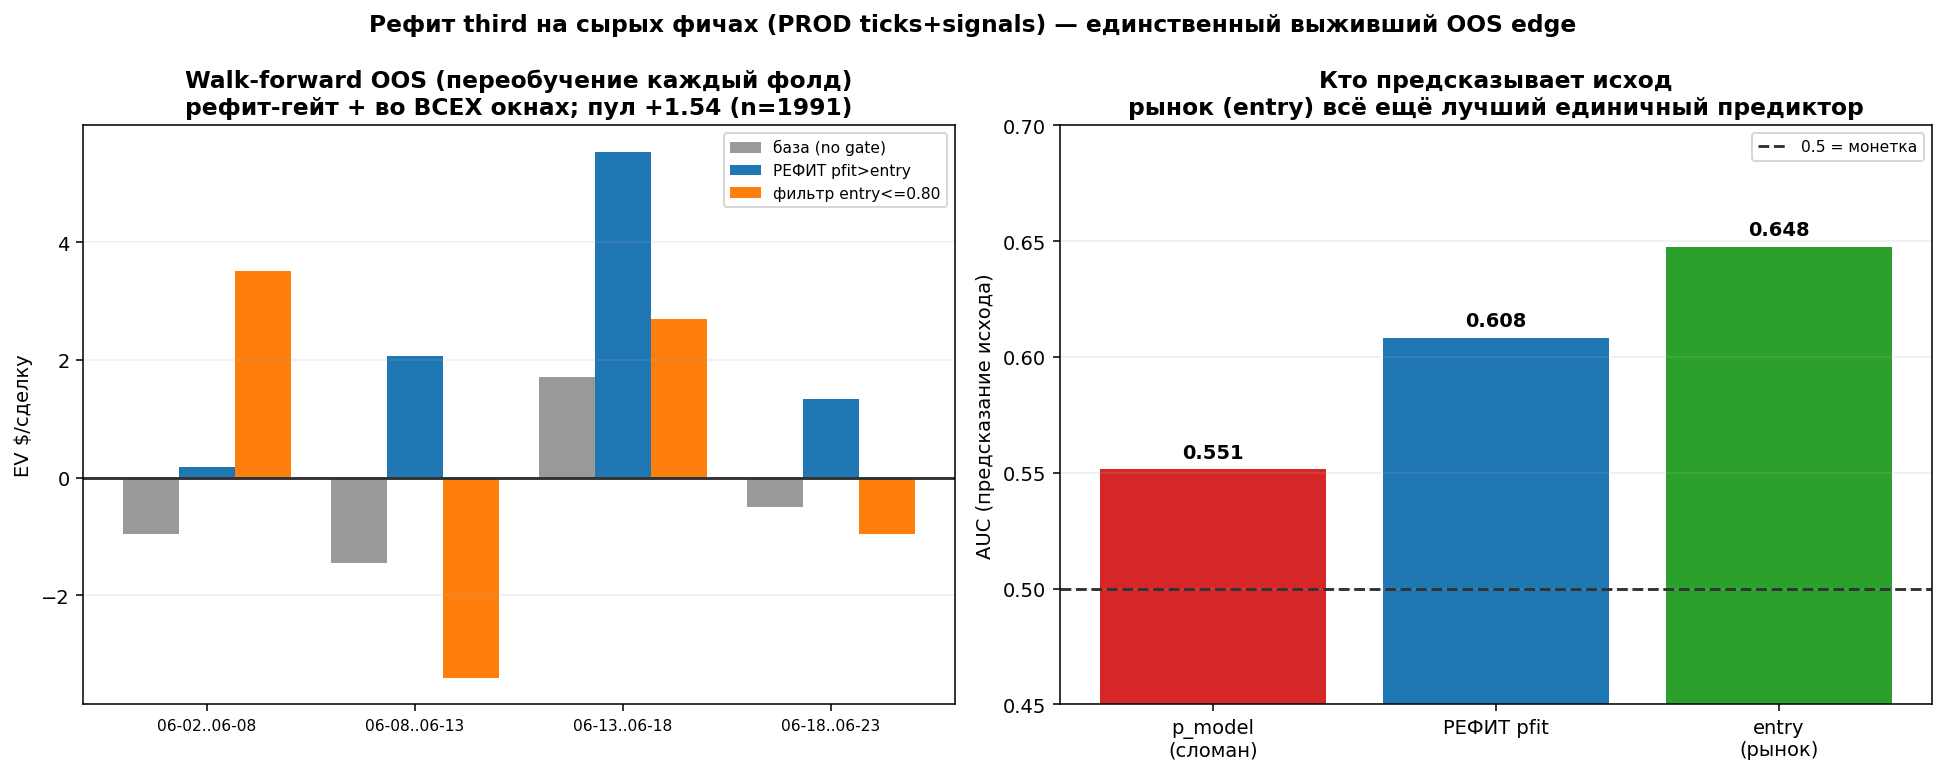

Generate this figure with Python:
"""Refit the third signal on the RAW feature log (PROD ticks+signals), not the paper table.
The decayed formula p_model is broken (AUC~0.53). We refit P(win) on the raw features the
formula needs (|delta|, sigma, delta_from_open, tau, + OFI/snr) and gate on my_P > market_entry.

Data: third_refit.csv = s_third resolved trades joined to ticks.sigma + signals.{snr,ofi,btc}
(2026-05-25..06-22, the decay window; ~4300 fully-featured trades).

Walk-forward: expanding train, retrain each fold, test next ~5-day block. Honest OOS only.
"""
import csv, datetime as dt, os
import numpy as np
from sklearn.linear_model import LogisticRegression
from sklearn.metrics import roc_auc_score

D = os.path.dirname(os.path.abspath(__file__))
FEATS = ['absd', 'delta', 'dfo', 'sigma', 'tau', 'snr', 'ofi1', 'ofi5']

def fnum(x):
    try: return float(x)
    except: return None

def load():
    R = []
    for r in csv.DictReader(open(f"{D}/third_refit.csv", encoding="utf-8")):
        d = {k: fnum(r[k]) for k in ('entry_price', 'delta', 'pnl', 'sigma', 'dfo', 'snr', 'ofi1', 'ofi5', 'p_model')}
        if any(d[k] is None for k in ('entry_price', 'delta', 'pnl', 'sigma', 'dfo')): continue
        try:
            ets = dt.datetime.fromisoformat(r['ts']); ws = dt.datetime.fromisoformat(r['window_start'])
            d['t'] = dt.datetime.fromisoformat(r['resolved_ts'])
        except Exception: continue
        d['tau'] = (ws + dt.timedelta(seconds=300) - ets).total_seconds()
        d['win'] = 1 if d['pnl'] > 0 else 0; d['absd'] = abs(d['delta'])
        d['entry'] = d['entry_price']
        for k in ('snr', 'ofi1', 'ofi5'): d[k] = d[k] or 0.0
        R.append(d)
    R.sort(key=lambda x: x['t']); return R

def fit_predict(tr, te, feats=FEATS):
    Xtr = np.array([[x[k] for k in feats] for x in tr]); ytr = np.array([x['win'] for x in tr])
    mu = Xtr.mean(0); sd = Xtr.std(0) + 1e-9
    m = LogisticRegression(max_iter=1000).fit((Xtr - mu) / sd, ytr)
    Xte = np.array([[x[k] for k in feats] for x in te])
    return m.predict_proba((Xte - mu) / sd)[:, 1], dict(zip(feats, m.coef_[0]))

def ev(rows):
    n = len(rows); return (sum(x['pnl'] for x in rows) / n if n else 0, n, 100 * sum(x['win'] for x in rows) / n if n else 0)

if __name__ == "__main__":
    R = load()
    print(f"refit set n={len(R)}  span {R[0]['t']:%m-%d}..{R[-1]['t']:%m-%d}")
    edges = [dt.datetime(2026, m, d, tzinfo=dt.timezone.utc) for m, d in [(6, 2), (6, 8), (6, 13), (6, 18), (6, 23)]]
    folds = []; pooled = []
    for i in range(len(edges) - 1):
        a, b = edges[i], edges[i + 1]
        tr = [x for x in R if x['t'] < a]; te = [x for x in R if a <= x['t'] < b]
        if len(tr) < 300 or len(te) < 30: continue
        P, coef = fit_predict(tr, te)
        for j, x in enumerate(te): x['pfit'] = P[j]
        g = [x for x in te if x['pfit'] > x['entry']]; pooled += g
        e80 = [x for x in te if x['entry'] <= 0.80]
        folds.append((f"{a:%m-%d}..{b:%m-%d}", ev(te)[0], ev(g)[0], len(g), ev(e80)[0], roc_auc_score([x['win'] for x in te], P)))
    print(f"\n{'fold':>14}{'base':>8}{'pfit>entry':>12}{'n':>6}{'entry<=.80':>12}{'AUC':>7}")
    for f in folds: print(f"{f[0]:>14}{f[1]:>+8.2f}{f[2]:>+12.2f}{f[3]:>6}{f[4]:>+12.2f}{f[5]:>7.3f}")
    pe = ev(pooled); pe80 = ev([x for x in pooled if x['entry'] > 0.80])
    print(f"\nPOOLED pfit>entry: EV {pe[0]:+.3f} n={pe[1]} WR {pe[2]:.0f}%  |  on entry>0.80: EV {pe80[0]:+.3f} n={pe80[1]}")

    # ---- chart ----
    import matplotlib; matplotlib.use("Agg"); import matplotlib.pyplot as plt
    fig, (a1, a2) = plt.subplots(1, 2, figsize=(14, 5.6))
    labs = [f[0] for f in folds]; x = np.arange(len(folds)); w = 0.27
    a1.bar(x - w, [f[1] for f in folds], w, label="база (no gate)", color="#999")
    a1.bar(x, [f[2] for f in folds], w, label="РЕФИТ pfit>entry", color="#1f77b4")
    a1.bar(x + w, [f[4] for f in folds], w, label="фильтр entry<=0.80", color="#ff7f0e")
    a1.axhline(0, color="#333"); a1.set_xticks(x); a1.set_xticklabels(labs, fontsize=8)
    a1.set_ylabel("EV $/сделку"); a1.legend(fontsize=8)
    a1.set_title(f"Walk-forward OOS (переобучение каждый фолд)\nрефит-гейт + во ВСЕХ окнах; пул {pe[0]:+.2f} (n={pe[1]})", fontweight="bold")
    a1.grid(alpha=0.2, axis="y")
    # AUC panel
    teall = [x for x in R if x.get('pfit') is not None]
    aucs = {"p_model\n(сломан)": roc_auc_score([x['win'] for x in pooled], [x['p_model'] for x in pooled]) if pooled else 0,
            "РЕФИТ pfit": roc_auc_score([x['win'] for x in pooled], [x['pfit'] for x in pooled]) if pooled else 0,
            "entry\n(рынок)": roc_auc_score([x['win'] for x in pooled], [x['entry'] for x in pooled]) if pooled else 0}
    a2.bar(list(aucs), list(aucs.values()), color=["#d62728", "#1f77b4", "#2ca02c"])
    a2.axhline(0.5, color="#333", ls="--", label="0.5 = монетка")
    for i, v in enumerate(aucs.values()): a2.text(i, v + 0.005, f"{v:.3f}", ha="center", fontweight="bold")
    a2.set_ylim(0.45, 0.70); a2.set_ylabel("AUC (предсказание исхода)")
    a2.set_title("Кто предсказывает исход\nрынок (entry) всё ещё лучший единичный предиктор", fontweight="bold")
    a2.legend(fontsize=8); a2.grid(alpha=0.2, axis="y")
    fig.suptitle("Рефит third на сырых фичах (PROD ticks+signals) — единственный выживший OOS edge", fontweight="bold")
    fig.tight_layout(); p = f"{D}/refit_third.png"; fig.savefig(p, dpi=140, bbox_inches="tight"); plt.close(fig)
    print("saved", p)
